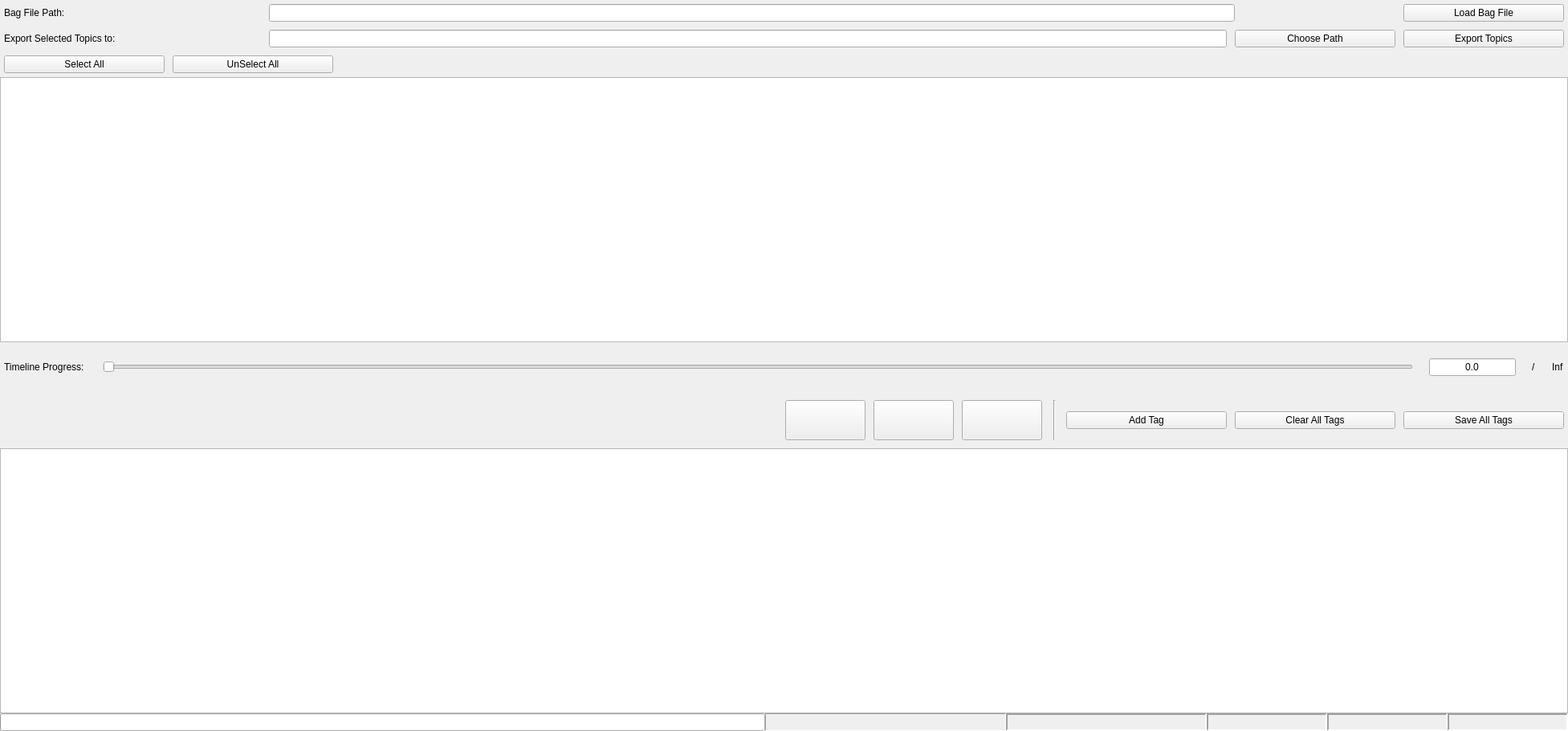
<?xml version="1.0" encoding="UTF-8"?>
<ui version="4.0">
 <class>Bag</class>
 <widget class="QWidget" name="Bag">
  <property name="geometry">
   <rect>
    <x>0</x>
    <y>0</y>
    <width>1953</width>
    <height>910</height>
   </rect>
  </property>
  <property name="windowTitle">
   <string>Bag</string>
  </property>
  <layout class="QVBoxLayout" name="verticalLayout">
   <property name="spacing">
    <number>0</number>
   </property>
   <property name="leftMargin">
    <number>0</number>
   </property>
   <property name="topMargin">
    <number>0</number>
   </property>
   <property name="rightMargin">
    <number>0</number>
   </property>
   <property name="bottomMargin">
    <number>0</number>
   </property>
   <item>
    <layout class="QHBoxLayout" name="horizontalLayout_export_path_display">
     <property name="spacing">
      <number>10</number>
     </property>
     <property name="leftMargin">
      <number>5</number>
     </property>
     <property name="topMargin">
      <number>5</number>
     </property>
     <property name="rightMargin">
      <number>5</number>
     </property>
     <property name="bottomMargin">
      <number>5</number>
     </property>
     <item>
      <widget class="QLabel" name="label_open_bag_file">
       <property name="minimumSize">
        <size>
         <width>320</width>
         <height>0</height>
        </size>
       </property>
       <property name="text">
        <string>Bag File Path:</string>
       </property>
       <property name="margin">
        <number>10</number>
       </property>
      </widget>
     </item>
     <item>
      <widget class="QLineEdit" name="lineEdit_bag_file_path"/>
     </item>
     <item>
      <spacer name="horizontalSpacer_3">
       <property name="orientation">
        <enum>Qt::Horizontal</enum>
       </property>
       <property name="sizeType">
        <enum>QSizePolicy::Minimum</enum>
       </property>
       <property name="sizeHint" stdset="0">
        <size>
         <width>200</width>
         <height>20</height>
        </size>
       </property>
      </spacer>
     </item>
     <item>
      <widget class="QPushButton" name="pushButton_load">
       <property name="minimumSize">
        <size>
         <width>200</width>
         <height>0</height>
        </size>
       </property>
       <property name="text">
        <string>Load Bag File</string>
       </property>
      </widget>
     </item>
    </layout>
   </item>
   <item>
    <layout class="QHBoxLayout" name="horizontalLayout_export_selected_topics">
     <property name="spacing">
      <number>10</number>
     </property>
     <property name="leftMargin">
      <number>5</number>
     </property>
     <property name="topMargin">
      <number>5</number>
     </property>
     <property name="rightMargin">
      <number>5</number>
     </property>
     <property name="bottomMargin">
      <number>5</number>
     </property>
     <item>
      <widget class="QLabel" name="label_export_selected_topics">
       <property name="minimumSize">
        <size>
         <width>320</width>
         <height>0</height>
        </size>
       </property>
       <property name="text">
        <string>Export Selected Topics to:</string>
       </property>
       <property name="margin">
        <number>10</number>
       </property>
      </widget>
     </item>
     <item>
      <widget class="QLineEdit" name="lineEdit_export_path"/>
     </item>
     <item>
      <widget class="QPushButton" name="pushButton_choose_export_path">
       <property name="minimumSize">
        <size>
         <width>200</width>
         <height>0</height>
        </size>
       </property>
       <property name="text">
        <string>Choose Path</string>
       </property>
      </widget>
     </item>
     <item>
      <widget class="QPushButton" name="pushButton_export">
       <property name="minimumSize">
        <size>
         <width>200</width>
         <height>0</height>
        </size>
       </property>
       <property name="text">
        <string>Export Topics</string>
       </property>
      </widget>
     </item>
    </layout>
   </item>
   <item>
    <layout class="QHBoxLayout" name="horizontalLayout_2">
     <property name="spacing">
      <number>10</number>
     </property>
     <property name="leftMargin">
      <number>5</number>
     </property>
     <property name="topMargin">
      <number>5</number>
     </property>
     <property name="rightMargin">
      <number>5</number>
     </property>
     <property name="bottomMargin">
      <number>5</number>
     </property>
     <item>
      <widget class="QPushButton" name="pushButton_selectAll">
       <property name="minimumSize">
        <size>
         <width>200</width>
         <height>0</height>
        </size>
       </property>
       <property name="text">
        <string>Select All</string>
       </property>
      </widget>
     </item>
     <item>
      <widget class="QPushButton" name="pushButton_unSelectAll">
       <property name="minimumSize">
        <size>
         <width>200</width>
         <height>0</height>
        </size>
       </property>
       <property name="text">
        <string>UnSelect All</string>
       </property>
      </widget>
     </item>
     <item>
      <spacer name="horizontalSpacer">
       <property name="orientation">
        <enum>Qt::Horizontal</enum>
       </property>
       <property name="sizeHint" stdset="0">
        <size>
         <width>40</width>
         <height>20</height>
        </size>
       </property>
      </spacer>
     </item>
    </layout>
   </item>
   <item>
    <widget class="QListView" name="topicsListView">
     <property name="acceptDrops">
      <bool>true</bool>
     </property>
    </widget>
   </item>
   <item>
    <layout class="QHBoxLayout" name="horizontalLayout">
     <property name="spacing">
      <number>20</number>
     </property>
     <property name="leftMargin">
      <number>5</number>
     </property>
     <property name="topMargin">
      <number>20</number>
     </property>
     <property name="rightMargin">
      <number>5</number>
     </property>
     <property name="bottomMargin">
      <number>20</number>
     </property>
     <item>
      <widget class="QLabel" name="label">
       <property name="frameShape">
        <enum>QFrame::NoFrame</enum>
       </property>
       <property name="frameShadow">
        <enum>QFrame::Sunken</enum>
       </property>
       <property name="lineWidth">
        <number>1</number>
       </property>
       <property name="text">
        <string>Timeline Progress: </string>
       </property>
       <property name="margin">
        <number>10</number>
       </property>
      </widget>
     </item>
     <item>
      <widget class="QSlider" name="horizontalSlider">
       <property name="sizePolicy">
        <sizepolicy hsizetype="Expanding" vsizetype="Preferred">
         <horstretch>0</horstretch>
         <verstretch>0</verstretch>
        </sizepolicy>
       </property>
       <property name="orientation">
        <enum>Qt::Horizontal</enum>
       </property>
      </widget>
     </item>
     <item>
      <widget class="QLineEdit" name="lineEdit_playhead">
       <property name="sizePolicy">
        <sizepolicy hsizetype="Preferred" vsizetype="Fixed">
         <horstretch>0</horstretch>
         <verstretch>0</verstretch>
        </sizepolicy>
       </property>
       <property name="inputMethodHints">
        <set>Qt::ImhFormattedNumbersOnly</set>
       </property>
       <property name="text">
        <string>0.0</string>
       </property>
       <property name="alignment">
        <set>Qt::AlignCenter</set>
       </property>
      </widget>
     </item>
     <item>
      <widget class="QLabel" name="label_max_timeline_splash">
       <property name="text">
        <string>/</string>
       </property>
      </widget>
     </item>
     <item>
      <widget class="QLabel" name="label_max_timeline">
       <property name="text">
        <string>Inf</string>
       </property>
       <property name="margin">
        <number>10</number>
       </property>
      </widget>
     </item>
    </layout>
   </item>
   <item>
    <layout class="QHBoxLayout" name="horizontalLayout_playcontrol">
     <property name="spacing">
      <number>10</number>
     </property>
     <property name="leftMargin">
      <number>5</number>
     </property>
     <property name="topMargin">
      <number>10</number>
     </property>
     <property name="rightMargin">
      <number>5</number>
     </property>
     <property name="bottomMargin">
      <number>10</number>
     </property>
     <item>
      <spacer name="horizontalSpacer_2">
       <property name="orientation">
        <enum>Qt::Horizontal</enum>
       </property>
       <property name="sizeHint" stdset="0">
        <size>
         <width>40</width>
         <height>20</height>
        </size>
       </property>
      </spacer>
     </item>
     <item>
      <widget class="QPushButton" name="slower_button">
       <property name="sizePolicy">
        <sizepolicy hsizetype="Minimum" vsizetype="Preferred">
         <horstretch>0</horstretch>
         <verstretch>0</verstretch>
        </sizepolicy>
       </property>
       <property name="minimumSize">
        <size>
         <width>100</width>
         <height>50</height>
        </size>
       </property>
       <property name="toolTip">
        <string>Slower / Rewind</string>
       </property>
       <property name="text">
        <string/>
       </property>
       <property name="iconSize">
        <size>
         <width>16</width>
         <height>16</height>
        </size>
       </property>
      </widget>
     </item>
     <item>
      <widget class="QPushButton" name="play_button">
       <property name="sizePolicy">
        <sizepolicy hsizetype="Minimum" vsizetype="Preferred">
         <horstretch>0</horstretch>
         <verstretch>0</verstretch>
        </sizepolicy>
       </property>
       <property name="minimumSize">
        <size>
         <width>100</width>
         <height>50</height>
        </size>
       </property>
       <property name="toolTip">
        <string>Play / Pause</string>
       </property>
       <property name="text">
        <string/>
       </property>
       <property name="iconSize">
        <size>
         <width>16</width>
         <height>16</height>
        </size>
       </property>
       <property name="checkable">
        <bool>true</bool>
       </property>
      </widget>
     </item>
     <item>
      <widget class="QPushButton" name="faster_button">
       <property name="sizePolicy">
        <sizepolicy hsizetype="Minimum" vsizetype="Preferred">
         <horstretch>0</horstretch>
         <verstretch>0</verstretch>
        </sizepolicy>
       </property>
       <property name="minimumSize">
        <size>
         <width>100</width>
         <height>50</height>
        </size>
       </property>
       <property name="toolTip">
        <string>Fast Forward</string>
       </property>
       <property name="text">
        <string/>
       </property>
       <property name="iconSize">
        <size>
         <width>16</width>
         <height>16</height>
        </size>
       </property>
      </widget>
     </item>
     <item>
      <widget class="Line" name="line">
       <property name="minimumSize">
        <size>
         <width>10</width>
         <height>0</height>
        </size>
       </property>
       <property name="orientation">
        <enum>Qt::Vertical</enum>
       </property>
      </widget>
     </item>
     <item>
      <widget class="QPushButton" name="pushButton_Add_Tag">
       <property name="minimumSize">
        <size>
         <width>200</width>
         <height>0</height>
        </size>
       </property>
       <property name="text">
        <string>Add Tag</string>
       </property>
      </widget>
     </item>
     <item>
      <widget class="QPushButton" name="pushButton_Clear_All_Tags">
       <property name="minimumSize">
        <size>
         <width>200</width>
         <height>0</height>
        </size>
       </property>
       <property name="text">
        <string>Clear All Tags</string>
       </property>
      </widget>
     </item>
     <item>
      <widget class="QPushButton" name="pushButton_Save_All_Tags">
       <property name="minimumSize">
        <size>
         <width>200</width>
         <height>0</height>
        </size>
       </property>
       <property name="text">
        <string>Save All Tags</string>
       </property>
      </widget>
     </item>
    </layout>
   </item>
   <item>
    <widget class="QTableWidget" name="tableWidget">
     <property name="sizePolicy">
      <sizepolicy hsizetype="Expanding" vsizetype="Expanding">
       <horstretch>0</horstretch>
       <verstretch>0</verstretch>
      </sizepolicy>
     </property>
     <property name="rowCount">
      <number>0</number>
     </property>
     <property name="columnCount">
      <number>0</number>
     </property>
    </widget>
   </item>
   <item>
    <layout class="QHBoxLayout" name="status_bar_layout">
     <item>
      <widget class="QProgressBar" name="progress_bar">
       <property name="sizePolicy">
        <sizepolicy hsizetype="Minimum" vsizetype="Fixed">
         <horstretch>0</horstretch>
         <verstretch>0</verstretch>
        </sizepolicy>
       </property>
       <property name="value">
        <number>0</number>
       </property>
       <property name="textVisible">
        <bool>false</bool>
       </property>
      </widget>
     </item>
     <item>
      <widget class="QLabel" name="stamp_label">
       <property name="sizePolicy">
        <sizepolicy hsizetype="Expanding" vsizetype="Preferred">
         <horstretch>0</horstretch>
         <verstretch>0</verstretch>
        </sizepolicy>
       </property>
       <property name="maximumSize">
        <size>
         <width>300</width>
         <height>16777215</height>
        </size>
       </property>
       <property name="toolTip">
        <string>Timestamp of the current playhead location</string>
       </property>
       <property name="frameShape">
        <enum>QFrame::Panel</enum>
       </property>
       <property name="frameShadow">
        <enum>QFrame::Sunken</enum>
       </property>
       <property name="lineWidth">
        <number>1</number>
       </property>
       <property name="text">
        <string/>
       </property>
      </widget>
     </item>
     <item>
      <widget class="QLabel" name="date_label">
       <property name="sizePolicy">
        <sizepolicy hsizetype="Expanding" vsizetype="Preferred">
         <horstretch>0</horstretch>
         <verstretch>0</verstretch>
        </sizepolicy>
       </property>
       <property name="maximumSize">
        <size>
         <width>250</width>
         <height>16777215</height>
        </size>
       </property>
       <property name="toolTip">
        <string>Date and time of the current playhead location</string>
       </property>
       <property name="frameShape">
        <enum>QFrame::Panel</enum>
       </property>
       <property name="frameShadow">
        <enum>QFrame::Sunken</enum>
       </property>
       <property name="lineWidth">
        <number>2</number>
       </property>
       <property name="text">
        <string/>
       </property>
      </widget>
     </item>
     <item>
      <widget class="QLabel" name="seconds_label">
       <property name="sizePolicy">
        <sizepolicy hsizetype="Expanding" vsizetype="Preferred">
         <horstretch>0</horstretch>
         <verstretch>0</verstretch>
        </sizepolicy>
       </property>
       <property name="minimumSize">
        <size>
         <width>0</width>
         <height>0</height>
        </size>
       </property>
       <property name="maximumSize">
        <size>
         <width>150</width>
         <height>16777215</height>
        </size>
       </property>
       <property name="toolTip">
        <string>Number of seconds the current playhead location is from the beginning of the bag</string>
       </property>
       <property name="frameShape">
        <enum>QFrame::Panel</enum>
       </property>
       <property name="frameShadow">
        <enum>QFrame::Sunken</enum>
       </property>
       <property name="lineWidth">
        <number>2</number>
       </property>
       <property name="text">
        <string/>
       </property>
      </widget>
     </item>
     <item>
      <widget class="QLabel" name="playspeed_label">
       <property name="sizePolicy">
        <sizepolicy hsizetype="Expanding" vsizetype="Preferred">
         <horstretch>0</horstretch>
         <verstretch>0</verstretch>
        </sizepolicy>
       </property>
       <property name="maximumSize">
        <size>
         <width>150</width>
         <height>16777215</height>
        </size>
       </property>
       <property name="toolTip">
        <string>Playback speed</string>
       </property>
       <property name="frameShape">
        <enum>QFrame::Panel</enum>
       </property>
       <property name="frameShadow">
        <enum>QFrame::Sunken</enum>
       </property>
       <property name="lineWidth">
        <number>2</number>
       </property>
       <property name="text">
        <string/>
       </property>
      </widget>
     </item>
     <item>
      <widget class="QLabel" name="filesize_label">
       <property name="sizePolicy">
        <sizepolicy hsizetype="Expanding" vsizetype="Preferred">
         <horstretch>0</horstretch>
         <verstretch>0</verstretch>
        </sizepolicy>
       </property>
       <property name="maximumSize">
        <size>
         <width>150</width>
         <height>16777215</height>
        </size>
       </property>
       <property name="toolTip">
        <string>Bag size</string>
       </property>
       <property name="frameShape">
        <enum>QFrame::Panel</enum>
       </property>
       <property name="frameShadow">
        <enum>QFrame::Sunken</enum>
       </property>
       <property name="lineWidth">
        <number>2</number>
       </property>
       <property name="text">
        <string/>
       </property>
      </widget>
     </item>
    </layout>
   </item>
  </layout>
 </widget>
 <resources/>
 <connections/>
</ui>
